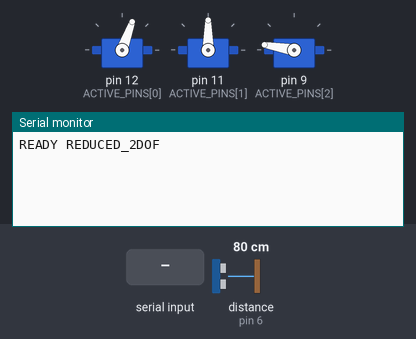
Simulated run of this sketch. Board: Arduino Uno, built with avr-gcc and run on an emulated ATmega328P. On the bench: 3 × servo, the last lines printed to the serial monitor. The test bench sets the inputs (shaded band); at power-on: distance to the obstacle (sensor on pin 6) 80 cm. The echo pulse lasts 58.3 µs per cm.

Above: at 1.2 s.
1.3 s: "D\n" received over Serial
At 2.5 s:
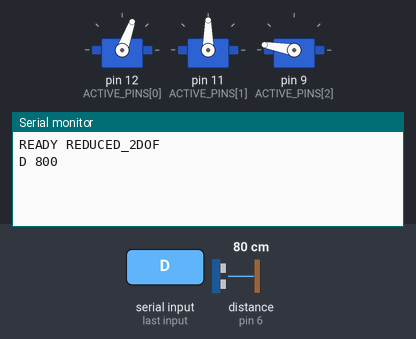
2.8 s: "90,45,200\n" received over Serial
At 3.6 s:
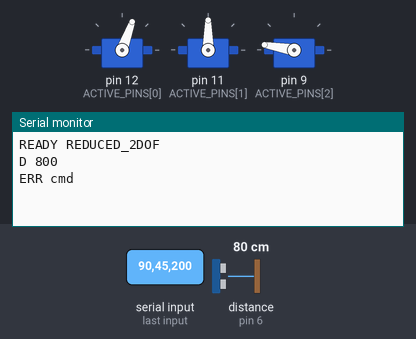
4.3 s: "A90\n" received over Serial
At 4.7 s:
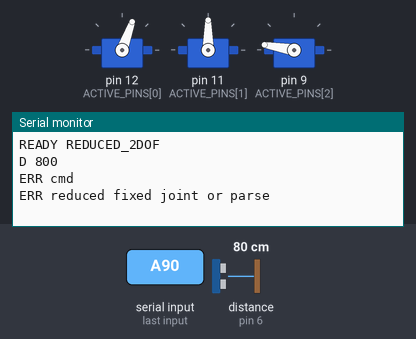

The sketch:

arm_controller_reduced.ino
```cpp
// Reduced brainToArm firmware.
//
// Active outputs only:
//   logical servo 2 -> D12 shoulder
//   logical servo 3 -> D11 elbow
//   logical servo 5 -> D9  gripper
//
// D13 (base), D10 (old wrist pitch), and D8 (old wrist roll) are NEVER
// attached, so the firmware sends no PWM to the failed/unused motors.  The
// six-field serial protocol is retained so the old firmware and old host code
// remain untouched in their original directories.

#include <Servo.h>
#include "reduced_pose.h"

const uint8_t N = 6;
const uint8_t ACTIVE_COUNT = 3;
const uint8_t ACTIVE_LOGICAL[ACTIVE_COUNT] = {1, 2, 4}; // zero-based 2,3,5
const uint8_t ACTIVE_PINS[ACTIVE_COUNT] = {12, 11, 9};
const uint8_t ULTRASONIC_TRIGGER_PIN = 7;
const uint8_t ULTRASONIC_ECHO_PIN = 6;
const unsigned long ULTRASONIC_TIMEOUT_US = 25000UL;
const unsigned int ULTRASONIC_MIN_MM = 20;
const unsigned int ULTRASONIC_MAX_MM = 4000;

const int MIN_DEG[N] = {90, 65, 35, 140, 90, 180};
const int MAX_DEG[N] = {90, 145, 165, 140, 180, 180};
const int HOME_DEG[N] = REDUCED_HOME_VALUES;
const float SLEW_DEG_PER_TICK = 1.5;
const int TICK_MS = 15;
const int REACH_EPS = 1;

Servo activeServos[ACTIVE_COUNT];
float current[N];
int target[N];
int lastWritten[ACTIVE_COUNT];
bool announced;

bool isActiveLogical(uint8_t logical) {
  for (uint8_t slot = 0; slot < ACTIVE_COUNT; slot++) {
    if (ACTIVE_LOGICAL[slot] == logical) return true;
  }
  return false;
}

int activeSlot(uint8_t logical) {
  for (uint8_t slot = 0; slot < ACTIVE_COUNT; slot++) {
    if (ACTIVE_LOGICAL[slot] == logical) return slot;
  }
  return -1;
}

int clampJoint(uint8_t logical, int deg) {
  if (deg < MIN_DEG[logical]) return MIN_DEG[logical];
  if (deg > MAX_DEG[logical]) return MAX_DEG[logical];
  return deg;
}

void setup() {
  Serial.begin(115200);
  pinMode(ULTRASONIC_TRIGGER_PIN, OUTPUT);
  digitalWrite(ULTRASONIC_TRIGGER_PIN, LOW);
  pinMode(ULTRASONIC_ECHO_PIN, INPUT);
  for (uint8_t logical = 0; logical < N; logical++) {
    current[logical] = HOME_DEG[logical];
    target[logical] = HOME_DEG[logical];
  }
  for (uint8_t slot = 0; slot < ACTIVE_COUNT; slot++) {
    uint8_t logical = ACTIVE_LOGICAL[slot];
    activeServos[slot].attach(ACTIVE_PINS[slot]);
    activeServos[slot].write(HOME_DEG[logical]);
    lastWritten[slot] = HOME_DEG[logical];
  }
  announced = true;
  Serial.println("READY REDUCED_2DOF");
}

bool parseIntStrict(char* token, int* out) {
  if (token == NULL || *token == '\0') return false;
  char* end = NULL;
  long value = strtol(token, &end, 10);
  if (end == token || *end != '\0' || value < -1 || value > 180) return false;
  *out = (int)value;
  return true;
}

bool parseAngles(char* line) {
  if (line[1] != ' ' && line[1] != '\t') return false;
  int nextTarget[N];
  for (uint8_t i = 0; i < N; i++) nextTarget[i] = target[i];
  char* token = strtok(line + 1, " ,\t");
  for (uint8_t logical = 0; logical < N; logical++) {
    int value;
    if (!parseIntStrict(token, &value)) return false;
    if (value >= 0) {
      if (!isActiveLogical(logical) && value != HOME_DEG[logical]) {
        return false; // a host tried to command disabled 1/4/6
      }
      nextTarget[logical] = clampJoint(logical, value);
    }
    token = strtok(NULL, " ,\t");
  }
  if (token != NULL) return false;
  for (uint8_t i = 0; i < N; i++) target[i] = nextTarget[i];
  return true;
}

void sendStatus() {
  Serial.print("C");
  for (uint8_t i = 0; i < N; i++) {
    Serial.print(' ');
    Serial.print((int)(current[i] + 0.5));
  }
  Serial.println();
}

void sendHomePose() {
  Serial.print("H");
  for (uint8_t i = 0; i < N; i++) {
    Serial.print(' ');
    Serial.print(HOME_DEG[i]);
  }
  Serial.println();
}

void sendUltrasonicDistance() {
  digitalWrite(ULTRASONIC_TRIGGER_PIN, LOW);
  delayMicroseconds(2);
  digitalWrite(ULTRASONIC_TRIGGER_PIN, HIGH);
  delayMicroseconds(10);
  digitalWrite(ULTRASONIC_TRIGGER_PIN, LOW);
  unsigned long durationUs = pulseIn(
    ULTRASONIC_ECHO_PIN, HIGH, ULTRASONIC_TIMEOUT_US);
  if (durationUs == 0) {
    Serial.println("D -1");
    return;
  }
  unsigned long distanceMm = (durationUs * 343UL + 1000UL) / 2000UL;
  if (distanceMm < ULTRASONIC_MIN_MM || distanceMm > ULTRASONIC_MAX_MM) {
    Serial.println("D -1");
    return;
  }
  Serial.print("D ");
  Serial.println(distanceMm);
}

void handleLine(char* line) {
  switch (line[0]) {
    case 'A':
      if (parseAngles(line)) { announced = false; Serial.println("OK"); }
      else Serial.println("ERR reduced fixed joint or parse");
      break;
    case 'P':
      if (line[1] == '\0') Serial.println("PONG");
      else Serial.println("ERR parse");
      break;
    case 'S':
      if (line[1] == '\0') sendStatus();
      else Serial.println("ERR parse");
      break;
    case 'H':
      if (line[1] == '\0') sendHomePose();
      else Serial.println("ERR parse");
      break;
    case 'F':
      if (line[1] == '\0') Serial.println("F -1");
      else Serial.println("ERR parse");
      break;
    case 'D':
      if (line[1] == '\0') sendUltrasonicDistance();
      else Serial.println("ERR parse");
      break;
    default:
      Serial.println("ERR cmd");
  }
}

void readSerial() {
  static char buffer[64];
  static uint8_t length = 0;
  static bool overflow = false;
  while (Serial.available()) {
    char value = Serial.read();
    if (value == '\n' || value == '\r') {
      if (overflow) Serial.println("ERR line too long");
      else if (length > 0) {
        buffer[length] = '\0';
        handleLine(buffer);
      }
      length = 0;
      overflow = false;
    } else if (length < sizeof(buffer) - 1) {
      buffer[length++] = value;
    } else {
      overflow = true;
    }
  }
}

void slew() {
  bool allReached = true;
  for (uint8_t slot = 0; slot < ACTIVE_COUNT; slot++) {
    uint8_t logical = ACTIVE_LOGICAL[slot];
    float difference = target[logical] - current[logical];
    if (fabs(difference) <= REACH_EPS) {
      current[logical] = target[logical];
    } else {
      current[logical] += (difference > 0 ? 1 : -1) *
        min(SLEW_DEG_PER_TICK, (float)fabs(difference));
      allReached = false;
    }
    int output = (int)(current[logical] + 0.5);
    if (output != lastWritten[slot]) {
      activeServos[slot].write(output);
      lastWritten[slot] = output;
    }
  }
  if (allReached && !announced) {
    Serial.println("DONE");
    announced = true;
  }
}

void loop() {
  readSerial();
  slew();
  delay(TICK_MS);
}
```

reduced_pose.h
```cpp
#pragma once

// Reduced physical arm: only servos 2, 3, and 5 are electrically driven.
// These six values are protocol placeholders/status values.  The mechanical
// wrist angle is configured in laptop/reduced_dof.py because servo 4 no longer
// exists and cannot report an angle.
#define REDUCED_HOME_SERVO_1 90
#define REDUCED_HOME_SERVO_2 70
#define REDUCED_HOME_SERVO_3 90
#define REDUCED_HOME_SERVO_4 140
#define REDUCED_HOME_SERVO_5 170
#define REDUCED_HOME_SERVO_6 180

#define REDUCED_HOME_VALUES { \
  REDUCED_HOME_SERVO_1, REDUCED_HOME_SERVO_2, REDUCED_HOME_SERVO_3, \
  REDUCED_HOME_SERVO_4, REDUCED_HOME_SERVO_5, REDUCED_HOME_SERVO_6 \
}
```

Measured:
- after the input at 1.3 s, the serial monitor: prints a new line at once (image 1)
- after the input at 2.8 s, the serial monitor: prints a new line at once (image 2)
- after the input at 4.3 s, the serial monitor: prints a new line at once (image 3)
